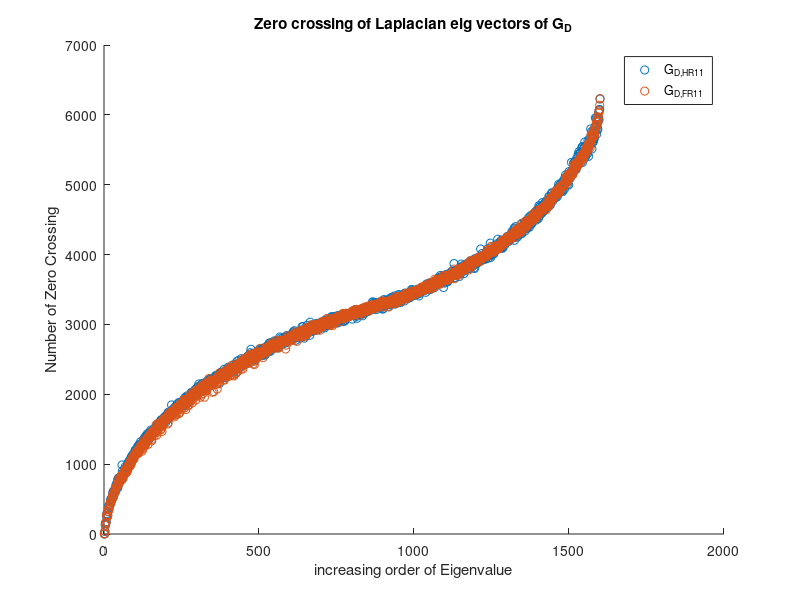
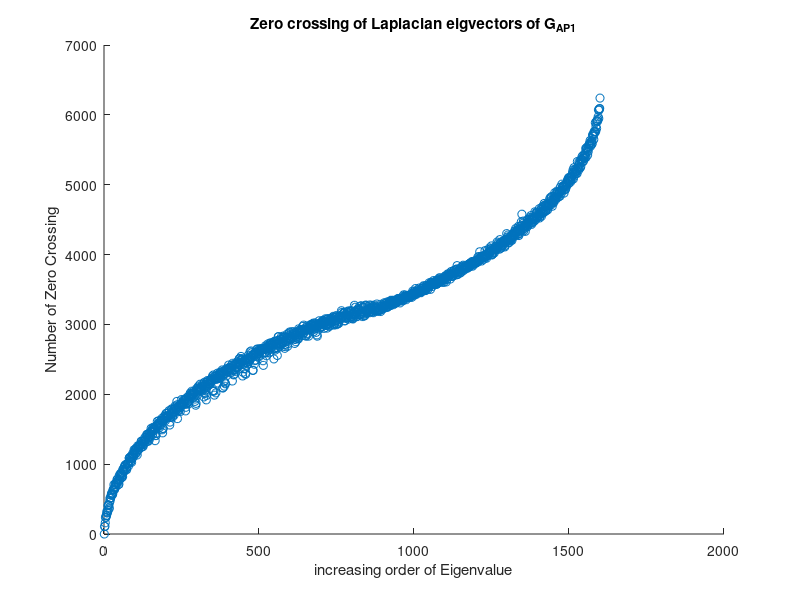
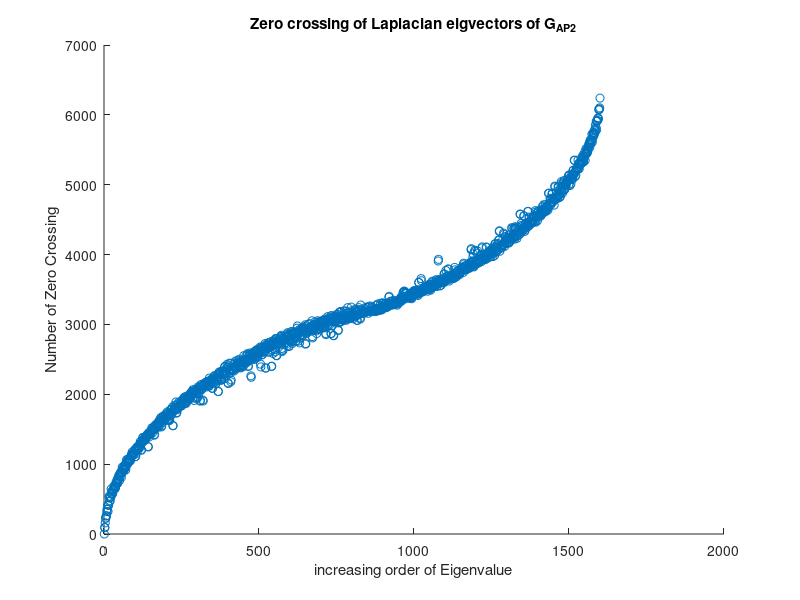
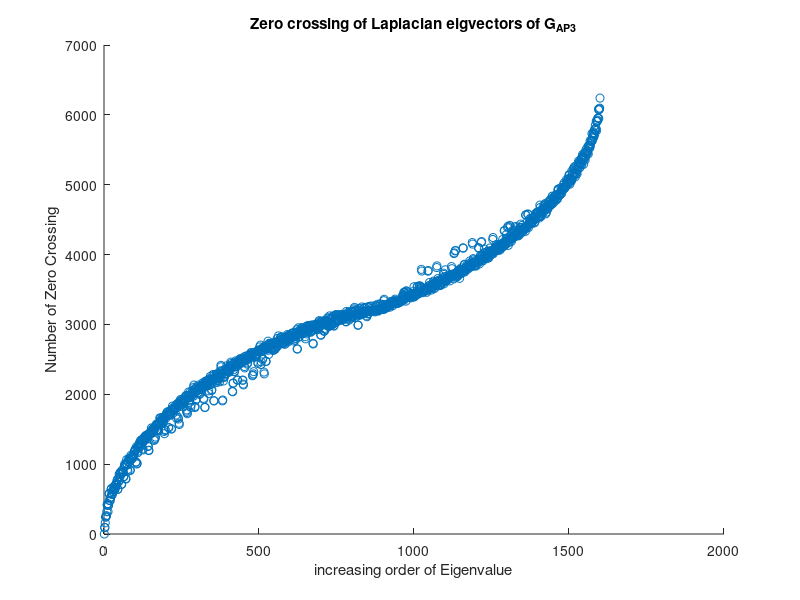

Here is the MATLAB script that generated these plots, in order: (Note: this script raises an error after producing the figures.)
% other stuff

%% HR11 and FR11 G_P zero crossing
load ZC_A_PP_1;
figure;
scatter(1:length(Z),Z);
hold on;
load ZC_A_f_PP_1;
scatter(1:length(Z),Z);
title('Zero crossing of Laplacian eig vectors of G_D');
xlabel('increasing order of Eigenvalue');
ylabel('Number of Zero Crossing');
legend('G_{D,HR11}','G_{D,FR11}');
saveas(gcf,'D:\Dropbox\USC - Amin\Qual exam\Chapters\Figures\zeroCrossing', 'jpg');

%% HR11 and FR11 G_P_1_2_3 and G_S_1_2_3 zero crossing
A = cell(12,1);
A{1,2} = 'A_T';A{2,1} = 'A_P_1';A{3,1} = 'A_P_2';A{4,1} = 'A_P_3';
A{8,2} = 'A_D';A{5,1} = 'A_S_1';A{6,1} = 'A_S_2';A{7,1} = 'A_S_3';
A{9,1} = 'A_PP_1';A{10,1} = 'A_PP_2';A{11,1} = 'A_PP_3';
A{12,1} = 'A_PPD';

load ZC_A_P_1;
figure;
scatter(1:length(Z),Z);
title(['Zero crossing of Laplacian eigvectors of G_' A{2,1}]);
xlabel('increasing order of Eigenvalue');
ylabel('Number of Zero Crossing');
saveas(gcf,['D:\Dropbox\USC - Amin\Qual exam\Chapters\Figures\ZA_' A{2,1}], 'eps');

load ZC_A_P_2;
figure;
scatter(1:length(Z),Z);
title(['Zero crossing of Laplacian eigvectors of G_' A{3,1}]);
xlabel('increasing order of Eigenvalue');
ylabel('Number of Zero Crossing');
saveas(gcf,['D:\Dropbox\USC - Amin\Qual exam\Chapters\Figures\ZA_' A{3,1}], 'eps');

load ZC_A_P_3;
figure;
scatter(1:length(Z),Z);
title(['Zero crossing of Laplacian eigvectors of G_' A{4,1}]);
xlabel('increasing order of Eigenvalue');
ylabel('Number of Zero Crossing');
saveas(gcf,['D:\Dropbox\USC - Amin\Qual exam\Chapters\Figures\ZA_' A{4,1}], 'eps');

load ZC_A_S_1;
figure;
scatter(1:length(Z),Z);
title(['Zero crossing of Laplacian eigvectors of G_' A{5,1}]);
xlabel('increasing order of Eigenvalue');
ylabel('Number of Zero Crossing');
saveas(gcf,['D:\Dropbox\USC - Amin\Qual exam\Chapters\Figures\ZA_' A{5,1}], 'eps');

load ZC_A_S_2;
figure;
scatter(1:length(Z),Z);
title(['Zero crossing of Laplacian eigvectors of G_' A{6,1}]);
xlabel('increasing order of Eigenvalue');
ylabel('Number of Zero Crossing');
saveas(gcf,['D:\Dropbox\USC - Amin\Qual exam\Chapters\Figures\ZA_' A{6,1}], 'eps');

load ZC_A_S_3;
figure;
scatter(1:length(Z),Z);
title(['Zero crossing of Laplacian eigvectors of G_' A{7,1}]);
xlabel('increasing order of Eigenvalue');
ylabel('Number of Zero Crossing');
saveas(gcf,['D:\Dropbox\USC - Amin\Qual exam\Chapters\Figures\ZA_' A{7,1}], 'eps');

A = cell(12,1);
A{1,2} = 'A_f_T';A{2,1} = 'A_f_P_1';A{3,1} = 'A_f_P_2';A{4,1} = 'A_f_P_3';
A{8,2} = 'A_f_D';A{5,1} = 'A_f_S_1';A{6,1} = 'A_f_S_2';A{7,1} = 'A_f_S_3';
A{9,1} = 'A_PP_f_1';A{10,1} = 'A_PP_2';A{11,1} = 'A_PP_3';
A{12,1} = 'A_PPD_f';

load ZC_A_f_P_1;
figure;
scatter(1:length(Z),Z);
title(['Zero crossing of Laplacian eigvectors of G_' A{2,1}]);
xlabel('increasing order of Eigenvalue');
ylabel('Number of Zero Crossing');
saveas(gcf,['D:\Dropbox\USC - Amin\Qual exam\Chapters\Figures\ZA_' A{2,1}], 'eps');

load ZC_A_f_P_2;
figure;
scatter(1:length(Z),Z);
title(['Zero crossing of Laplacian eigvectors of G_' A{3,1}]);
xlabel('increasing order of Eigenvalue');
ylabel('Number of Zero Crossing');
saveas(gcf,['D:\Dropbox\USC - Amin\Qual exam\Chapters\Figures\ZA_' A{3,1}], 'eps');

load ZC_A_f_P_3;
figure;
scatter(1:length(Z),Z);
title(['Zero crossing of Laplacian eigvectors of G_' A{4,1}]);
xlabel('increasing order of Eigenvalue');
ylabel('Number of Zero Crossing');
saveas(gcf,['D:\Dropbox\USC - Amin\Qual exam\Chapters\Figures\ZA_' A{4,1}], 'eps');

load ZC_A_f_S_1;
figure;
scatter(1:length(Z),Z);
title(['Zero crossing of Laplacian eigvectors of G_' A{5,1}]);
xlabel('increasing order of Eigenvalue');
ylabel('Number of Zero Crossing');
saveas(gcf,['D:\Dropbox\USC - Amin\Qual exam\Chapters\Figures\ZA_' A{5,1}], 'eps');

load ZC_A_f_S_2;
figure;
scatter(1:length(Z),Z);
title(['Zero crossing of Laplacian eigvectors of G_' A{6,1}]);
xlabel('increasing order of Eigenvalue');
ylabel('Number of Zero Crossing');
saveas(gcf,['D:\Dropbox\USC - Amin\Qual exam\Chapters\Figures\ZA_' A{6,1}], 'eps');

load ZC_A_f_S_3;
figure;
scatter(1:length(Z),Z);
title(['Zero crossing of Laplacian eigvectors of G_' A{7,1}]);
xlabel('increasing order of Eigenvalue');
ylabel('Number of Zero Crossing');
saveas(gcf,['D:\Dropbox\USC - Amin\Qual exam\Chapters\Figures\ZA_' A{7,1}], 'eps');

%% HR11 and FR11 looking at zero crossing G_PP_1_2_3
A = cell(6,1);
A{1,1} = 'A_PP_1';A{2,1} = 'A_PP_2';A{3,1} = 'A_PP_3';
A{4,1} = 'A_f_PP_1';A{5,1} = 'A_f_PP_2';A{6,1} = 'A_f_PP_3';

load ZC_A_PP_1;
figure;
scatter(1:length(Z),Z);
title(['Zero crossing of Laplacian eigvectors of G_' A{1,1}]);
xlabel('increasing order of Eigenvalue');
ylabel('Number of Zero Crossing');
saveas(gcf,['D:\Dropbox\USC - Amin\Qual exam\Chapters\Figures\ZA_' A{1,1}], 'eps');

load ZC_A_PP_2;
figure;
scatter(1:length(Z),Z);
title(['Zero crossing of Laplacian eigvectors of G_' A{2,1}]);
xlabel('increasing order of Eigenvalue');
ylabel('Number of Zero Crossing');
saveas(gcf,['D:\Dropbox\USC - Amin\Qual exam\Chapters\Figures\ZA_' A{2,1}], 'eps');

load ZC_A_PP_3;
figure;
scatter(1:length(Z),Z);
title(['Zero crossing of Laplacian eigvectors of G_' A{3,1}]);
xlabel('increasing order of Eigenvalue');
ylabel('Number of Zero Crossing');
saveas(gcf,['D:\Dropbox\USC - Amin\Qual exam\Chapters\Figures\ZA_' A{3,1}], 'eps');

load ZC_A_f_PP_1;
figure;
scatter(1:length(Z),Z);
title(['Zero crossing of Laplacian eigvectors of G_' A{4,1}]);
xlabel('increasing order of Eigenvalue');
ylabel('Number of Zero Crossing');
saveas(gcf,['D:\Dropbox\USC - Amin\Qual exam\Chapters\Figures\ZA_' A{4,1}], 'eps');

load ZC_A_f_PP_2;
figure;
scatter(1:length(Z),Z);
title(['Zero crossing of Laplacian eigvectors of G_' A{5,1}]);
xlabel('increasing order of Eigenvalue');
ylabel('Number of Zero Crossing');
saveas(gcf,['D:\Dropbox\USC - Amin\Qual exam\Chapters\Figures\ZA_' A{5,1}], 'eps');

load ZC_A_f_PP_3;
figure;
scatter(1:length(Z),Z);
title(['Zero crossing of Laplacian eigvectors of G_' A{6,1}]);
xlabel('increasing order of Eigenvalue');
ylabel('Number of Zero Crossing');
saveas(gcf,['D:\Dropbox\USC - Amin\Qual exam\Chapters\Figures\ZA_' A{6,1}], 'eps');

%% normalized eigenvalue of G_P of FR11 and FR11u
load lamda_N_A_f_PP_1;
figure;
scatter(1:length(templamda),sort(sum(templamda)));
hold on;
load lamda_N_A_f_PP_u_1;
scatter(1:1600/length(templamda):1600,sort(sum(templamda)));
title('Eigenvalues of normalized Laplacian of G_P');
xlabel('increasing order of Eigenvalues: 1600 for FR11 and 577 for FR11u');
ylabel('magnitude');
legend('G_{P,FR11}','G_{P,FR11u}');
saveas(gcf,'D:\Dropbox\USC - Amin\Qual exam\Chapters\Figures\eigenValueUpscale', 'jpg');

%% Total variation of G_P of FR11 and FR11u
load TV_A_f_P_1;
figure;
scatter(1:length(TV_eig_v),TV_eig_v);
hold on;
load TV_A_f_P_u_1;
scatter(1:1600/length(TV_eig_v):1600,TV_eig_v);
title('Total variation of Laplacian eigenvectors of G_P');
xlabel('Eigenvalue index:1600 for FR11 and 577 for FR11u');
ylabel('Total Variation');
legend('G_{P,FR11}','G_{P,FR11u}');
saveas(gcf,'D:\Dropbox\USC - Amin\Qual exam\Chapters\Figures\totalVariationUpscale', 'jpg');

%% Everything about FR11 and FR11u
% normalized lamda
load lamda_N_A_f_P_1;
figure;
scatter(1:length(templamda),sort(sum((templamda))));
hold on;
load lamda_N_A_f_P_u_1;
scatter(1:1600/length(templamda):1600,sort(sum((templamda))));
title('Eigenvalues of Laplacian of G_P');
xlabel('increasing order of Eigenvalue');
ylabel('magnitude');
legend('G_{P,FR11}','G_{P,FR11u}');
saveas(gcf,'D:\Dropbox\USC - Amin\Qual exam\Chapters\Figures\NeigPUpscale', 'jpg');

load lamda_N_A_f_S_1;
figure;
scatter(1:length(templamda),sort(sum((templamda))));
hold on;
load lamda_N_A_f_S_u_1;
scatter(1:1600/length(templamda):1600,sort(sum((templamda))));
title('Eigenvalues of normalized Laplacian of G_S');
xlabel('increasing order of Eigenvalue');
ylabel('magnitude');
legend('G_{S,FR11}','G_{S,FR11u}');
saveas(gcf,'D:\Dropbox\USC - Amin\Qual exam\Chapters\Figures\NeigS1Upscale', 'jpg');


load lamda_N_A_f_S_2;
figure;
scatter(1:length(templamda),sort(sum((templamda))));
hold on;
load lamda_N_A_f_S_u_2;
scatter(1:1600/length(templamda):1600,sort(sum((templamda))));
title('Eigenvalues of normalized Laplacian of G_S');
xlabel('increasing order of Eigenvalue');
ylabel('magnitude');
legend('G_{S2,FR11}','G_{S2,FR11u}');
saveas(gcf,'D:\Dropbox\USC - Amin\Qual exam\Chapters\Figures\NeigS2Upscale', 'jpg');


load lamda_N_A_f_S_3;
figure;
scatter(1:length(templamda),sort(sum((templamda))));
hold on;
load lamda_N_A_f_S_u_3;
scatter(1:1600/length(templamda):1600,sort(sum((templamda))));
title('Eigenvalues of normalized Laplacian of G_S');
xlabel('increasing order of Eigenvalue');
ylabel('magnitude');
legend('G_{S3,FR11}','G_{S3,FR11u}');
saveas(gcf,'D:\Dropbox\USC - Amin\Qual exam\Chapters\Figures\NeigS3Upscale', 'jpg');

load lamda_N_A_f_PP_1;
figure;
scatter(1:length(templamda),sort(sum((templamda))));
hold on;
load lamda_N_A_f_PP_u_1;
scatter(1:1600/length(templamda):1600,sort(sum((templamda))));
title('Eigenvalues of normalized Laplacian of G_PP');
xlabel('increasing order of Eigenvalue');
ylabel('magnitude');
legend('G_{PP,FR11}','G_{PP,FR11u}');
saveas(gcf,'D:\Dropbox\USC - Amin\Qual exam\Chapters\Figures\NeigPPUpscale', 'jpg');

load lamda_N_A_f_K;
figure;
scatter(1:length(templamda),sort(sum((templamda))));
hold on;
load lamda_N_A_f_K_u;
scatter(1:1600/length(templamda):1600,sort(sum((templamda))));
title('Eigenvalues of normalized Laplacian of G_K');
xlabel('increasing order of Eigenvalue');
ylabel('magnitude');
legend('G_{K,FR11}','G_{K,FR11u}');
saveas(gcf,'D:\Dropbox\USC - Amin\Qual exam\Chapters\Figures\NeigKUpscale', 'jpg');

load lamda_N_A_f_T;
figure;
scatter(1:length(templamda),sort(sum((templamda))));
hold on;
load lamda_N_A_f_T_u;
scatter(1:1600/length(templamda):1600,sort(sum((templamda))));
title('Eigenvalues of normalized Laplacian of G_T');
xlabel('increasing order of Eigenvalue');
ylabel('magnitude');
legend('G_{T,FR11}','G_{T,FR11u}');
saveas(gcf,'D:\Dropbox\USC - Amin\Qual exam\Chapters\Figures\NeigTUpscale', 'jpg');

load lamda_N_A_f_D;
figure;
scatter(1:length(templamda),sort(sum((templamda))));
hold on;
load lamda_N_A_f_D_u;
scatter(1:1600/length(templamda):1600,sort(sum((templamda))));
title('Eigenvalues of Laplacian of G_D');
xlabel('increasing order of Eigenvalue');
ylabel('magnitude');
legend('G_{D,FR11}','G_{D,FR11u}');
saveas(gcf,'D:\Dropbox\USC - Amin\Qual exam\Chapters\Figures\NeigDUpscale', 'jpg');

load lamda_N_A_f_PPD;
figure;
scatter(1:length(templamda),sort(sum((templamda))));
hold on;
load lamda_N_A_f_PPD_u;
scatter(1:1600/length(templamda):1600,sort(sum((templamda))));
title('Eigenvalues of normalized Laplacian of G_PPD');
xlabel('increasing order of Eigenvalue');
ylabel('magnitude');
legend('G_{PPD,FR11}','G_{PPD,FR11u}');
saveas(gcf,'D:\Dropbox\USC - Amin\Qual exam\Chapters\Figures\NeigPPDUpscale', 'jpg');

% Total Variation
load TV_A_f_P_1;
figure;
scatter(1:length(TV_eig_v),TV_eig_v);
hold on;
load TV_A_f_P_u_1;
scatter(1:1600/length(TV_eig_v):1600,TV_eig_v);
title('Total Variation of eigenvectors of Laplacian of G_P');
xlabel('increasing order of Eigenvalue');
ylabel('Total Variation');
legend('G_{P,FR11}','G_{P,FR11u}');
saveas(gcf,'D:\Dropbox\USC - Amin\Qual exam\Chapters\Figures\tvPUpscale', 'jpg');

load TV_A_f_S_1;
figure;
scatter(1:length(TV_eig_v),TV_eig_v);
hold on;
load TV_A_f_S_u_1;
scatter(1:1600/length(TV_eig_v):1600,TV_eig_v);
title('Total Variation of eigenvectors of Laplacian of G_S');
xlabel('increasing order of Eigenvalue');
ylabel('Total Variation');
legend('G_{S,FR11}','G_{S,FR11u}');
saveas(gcf,'D:\Dropbox\USC - Amin\Qual exam\Chapters\Figures\tvSUpscale', 'jpg');

load TV_A_f_PP_1;
figure;
scatter(1:length(TV_eig_v),TV_eig_v);
hold on;
load TV_A_f_PP_u_1;
scatter(1:1600/length(TV_eig_v):1600,TV_eig_v);
title('Total Variation of eigenvectors of Laplacian of G_PP');
xlabel('increasing order of Eigenvalue');
ylabel('Total Variation');
legend('G_{PP,FR11}','G_{PP,FR11u}');
saveas(gcf,'D:\Dropbox\USC - Amin\Qual exam\Chapters\Figures\tvPPUpscale', 'jpg');

load TV_A_f_K;
figure;
scatter(1:length(TV_eig_v),TV_eig_v);
hold on;
load TV_A_f_K_u;
scatter(1:1600/length(TV_eig_v):1600,TV_eig_v);
title('Total Variation of eigenvectors of Laplacian of G_K');
xlabel('increasing order of Eigenvalue');
ylabel('Total Variation');
legend('G_{K,FR11}','G_{K,FR11u}');
saveas(gcf,'D:\Dropbox\USC - Amin\Qual exam\Chapters\Figures\tvKUpscale', 'jpg');

load TV_A_f_T;
figure;
scatter(1:length(TV_eig_v),TV_eig_v);
hold on;
load TV_A_f_T_u;
scatter(1:1600/length(TV_eig_v):1600,TV_eig_v);
title('Total Variation of eigenvectors of Laplacian of G_T');
xlabel('increasing order of Eigenvalue');
ylabel('Total Variation');
legend('G_{T,FR11}','G_{T,FR11u}');
saveas(gcf,'D:\Dropbox\USC - Amin\Qual exam\Chapters\Figures\tvTUpscale', 'jpg');

load TV_A_f_D;
figure;
scatter(1:length(TV_eig_v),TV_eig_v);
hold on;
load TV_A_f_D_u;
scatter(1:1600/length(TV_eig_v):1600,TV_eig_v);
title('Total Variation of eigenvectors of Laplacian of G_D');
xlabel('increasing order of Eigenvalue');
ylabel('Total Variation');
legend('G_{D,FR11}','G_{D,FR11u}');
saveas(gcf,'D:\Dropbox\USC - Amin\Qual exam\Chapters\Figures\tvDUpscale', 'jpg');

load TV_A_f_PPD;
figure;
scatter(1:length(TV_eig_v),TV_eig_v);
hold on;
load TV_A_f_PPD_u;
scatter(1:1600/length(TV_eig_v):1600,TV_eig_v);
title('Total Variation of eigenvectors of Laplacian of G_PPD');
xlabel('increasing order of Eigenvalue');
ylabel('Total Variation');
legend('G_{PPD,FR11}','G_{PPD,FR11u}');
saveas(gcf,'D:\Dropbox\USC - Amin\Qual exam\Chapters\Figures\tvPPDUpscale', 'jpg');

% Zero Crossing
load ZC_A_f_P_1;
figure;
scatter(1:length(Z),Z);
hold on;
load ZC_A_f_P_u_1;
scatter(1:length(Z),Z);
title('Zero Crossing of eigenvectors of Laplacian of G_P');
xlabel('increasing order of Eigenvalue');
ylabel('number of zero crossing');
legend('G_{P,FR11}','G_{P,FR11u}');
saveas(gcf,'D:\Dropbox\USC - Amin\Qual exam\Chapters\Figures\zcPUpscale', 'jpg');

load ZC_A_f_S_1;
figure;
scatter(1:length(Z),Z);
hold on;
load ZC_A_f_S_u_1;
scatter(1:length(Z),Z);
title('Zero Crossing of eigenvectors of Laplacian of G_S');
xlabel('increasing order of Eigenvalue');
ylabel('number of zero crossing');
legend('G_{S,FR11}','G_{S,FR11u}');
saveas(gcf,'D:\Dropbox\USC - Amin\Qual exam\Chapters\Figures\zcSUpscale', 'jpg');

load ZC_A_f_PP_1;
figure;
scatter(1:length(Z),Z);
hold on;
load ZC_A_f_PP_u_1;
scatter(1:length(Z),Z);
title('Zero Crossing of eigenvectors of Laplacian of G_PP');
xlabel('increasing order of Eigenvalue');
ylabel('number of zero crossing');
legend('G_{PP,FR11}','G_{PP,FR11u}');
saveas(gcf,'D:\Dropbox\USC - Amin\Qual exam\Chapters\Figures\zcPPUpscale', 'jpg');

load ZC_A_f_K;
figure;
scatter(1:length(Z),Z);
hold on;
load ZC_A_f_K_u;
scatter(1:length(Z),Z);
title('Zero Crossing of eigenvectors of Laplacian of G_K');
xlabel('increasing order of Eigenvalue');
ylabel('number of zero crossing');
legend('G_{K,FR11}','G_{K,FR11u}');
saveas(gcf,'D:\Dropbox\USC - Amin\Qual exam\Chapters\Figures\zcKUpscale', 'jpg');

load ZC_A_f_T;
figure;
scatter(1:length(Z),Z);
hold on;
load ZC_A_f_T_u;
scatter(1:length(Z),Z);
title('Zero Crossing of eigenvectors of Laplacian of G_T');
xlabel('increasing order of Eigenvalue');
ylabel('number of zero crossing');
legend('G_{T,FR11}','G_{T,FR11u}');
saveas(gcf,'D:\Dropbox\USC - Amin\Qual exam\Chapters\Figures\zcTUpscale', 'jpg');

load ZC_A_f_D;
figure;
scatter(1:length(Z),Z);
hold on;
load ZC_A_f_D_u;
scatter(1:length(Z),Z);
title('Zero Crossing of eigenvectors of Laplacian of G_D');
xlabel('increasing order of Eigenvalue');
ylabel('number of zero crossing');
legend('G_{D,FR11}','G_{D,FR11u}');
saveas(gcf,'D:\Dropbox\USC - Amin\Qual exam\Chapters\Figures\zcDUpscale', 'jpg');

load ZC_A_f_PPD;
figure;
scatter(1:length(Z),Z);
hold on;
load ZC_A_f_PPD_u;
scatter(1:length(Z),Z);
title('Zero Crossing of eigenvectors of Laplacian of G_PPD');
xlabel('increasing order of Eigenvalue');
ylabel('number of zero crossing');
legend('G_{PPD,FR11}','G_{PPD,FR11u}');
saveas(gcf,'D:\Dropbox\USC - Amin\Qual exam\Chapters\Figures\zcPPDUpscale', 'jpg');
